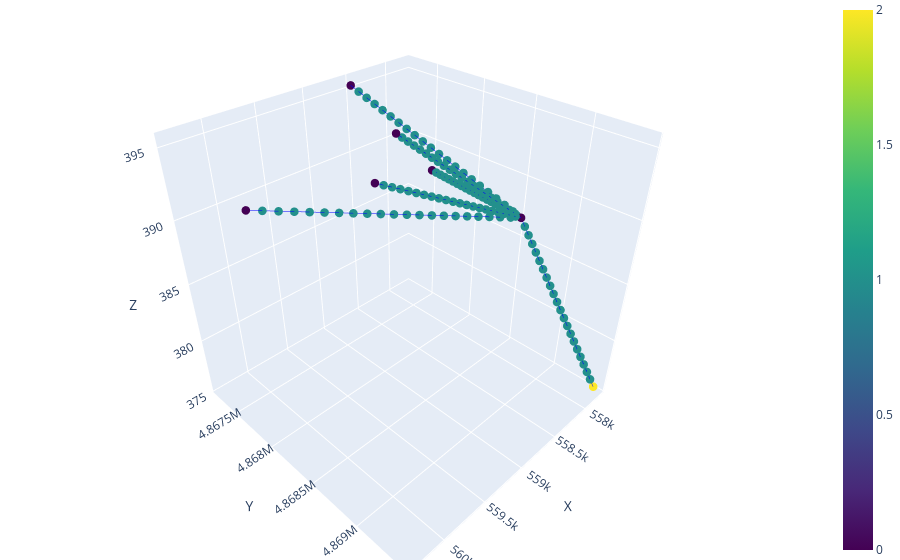

Source (notebook cell):
### Code cell
plot_3D_network(new_nodes, new_edges, node_color='type')

### Figure 1 — Plotly figure (JSON) as saved in the notebook; plotly's stock layout.template omitted (floating-point values rounded to 4 significant figures)
{"data": [{"line": {"color": "blue", "width": 1}, "mode": "lines", "showlegend": false, "type": "scatter3d", "x": [558515, 558491], "y": [4867230, 4867000.0], "z": [395.3, 395.0]}, {"line": {"color": "blue", "width": 1}, "mode": "lines", "showlegend": false, "type": "scatter3d", "x": [558491, 558467], "y": [4867000.0, 4867000.0], "z": [395.0, 394.6]}, {"line": {"color": "blue", "width": 1}, "mode": "lines", "showlegend": false, "type": "scatter3d", "x": [558467, 558443], "y": [4867000.0, 4867000.0], "z": [394.6, 394.3]}, {"line": {"color": "blue", "width": 1}, "mode": "lines", "showlegend": false, "type": "scatter3d", "x": [558443, 558419], "y": [4867000.0, 4868000.0], "z": [394.3, 394.0]}, {"line": {"color": "blue", "width": 1}, "mode": "lines", "showlegend": false, "type": "scatter3d", "x": [558419, 558395], "y": [4868000.0, 4868000.0], "z": [394.0, 393.6]}, {"line": {"color": "blue", "width": 1}, "mode": "lines", "showlegend": false, "type": "scatter3d", "x": [558395, 558371], "y": [4868000.0, 4868000.0], "z": [393.6, 393.3]}, {"line": {"color": "blue", "width": 1}, "mode": "lines", "showlegend": false, "type": "scatter3d", "x": [558371, 558347], "y": [4868000.0, 4868000.0], "z": [393.3, 392.9]}, {"line": {"color": "blue", "width": 1}, "mode": "lines", "showlegend": false, "type": "scatter3d", "x": [558347, 558323], "y": [4868000.0, 4868000.0], "z": [392.9, 392.6]}, {"line": {"color": "blue", "width": 1}, "mode": "lines", "showlegend": false, "type": "scatter3d", "x": [558323, 558299], "y": [4868000.0, 4868000.0], "z": [392.6, 392.3]}, {"line": {"color": "blue", "width": 1}, "mode": "lines", "showlegend": false, "type": "scatter3d", "x": [558299, 558275], "y": [4868000.0, 4868000.0], "z": [392.3, 391.9]}, {"line": {"color": "blue", "width": 1}, "mode": "lines", "showlegend": false, "type": "scatter3d", "x": [558275, 558251], "y": [4868000.0, 4868000.0], "z": [391.9, 391.6]}, {"line": {"color": "blue", "width": 1}, "mode": "lines", "showlegend": false, "type": "scatter3d", "x": [558251, 558227], "y": [4868000.0, 4868000.0], "z": [391.6, 391.2]}, {"line": {"color": "blue", "width": 1}, "mode": "lines", "showlegend": false, "type": "scatter3d", "x": [558227, 558203], "y": [4868000.0, 4868000.0], "z": [391.2, 390.9]}, {"line": {"color": "blue", "width": 1}, "mode": "lines", "showlegend": false, "type": "scatter3d", "x": [558203, 558179], "y": [4868000.0, 4868000.0], "z": [390.9, 390.6]}, {"line": {"color": "blue", "width": 1}, "mode": "lines", "showlegend": false, "type": "scatter3d", "x": [558179, 558155], "y": [4868000.0, 4868000.0], "z": [390.6, 390.2]}, {"line": {"color": "blue", "width": 1}, "mode": "lines", "showlegend": false, "type": "scatter3d", "x": [558155, 558131], "y": [4868000.0, 4868000.0], "z": [390.2, 389.9]}, {"line": {"color": "blue", "width": 1}, "mode": "lines", "showlegend": false, "type": "scatter3d", "x": [558131, 558107], "y": [4868000.0, 4868000.0], "z": [389.9, 389.5]}, {"line": {"color": "blue", "width": 1}, "mode": "lines", "showlegend": false, "type": "scatter3d", "x": [558107, 558083], "y": [4868000.0, 4868000.0], "z": [389.5, 389.2]}, {"line": {"color": "blue", "width": 1}, "mode": "lines", "showlegend": false, "type": "scatter3d", "x": [558083, 558059], "y": [4868000.0, 4869000.0], "z": [389.2, 388.9]}, {"line": {"color": "blue", "width": 1}, "mode": "lines", "showlegend": false, "type": "scatter3d", "x": [558059, 558035], "y": [4869000.0, 4869000.0], "z": [388.9, 388.5]}, {"line": {"color": "blue", "width": 1}, "mode": "lines", "showlegend": false, "type": "scatter3d", "x": [558035, 558011], "y": [4869000.0, 4868669], "z": [388.5, 388.2]}, {"line": {"color": "blue", "width": 1}, "mode": "lines", "showlegend": false, "type": "scatter3d", "x": [559567, 559500.0], "y": [4868494, 4869000.0], "z": [394.7, 394.4]}, {"line": {"color": "blue", "width": 1}, "mode": "lines", "showlegend": false, "type": "scatter3d", "x": [559500.0, 559400.0], "y": [4869000.0, 4869000.0], "z": [394.4, 394.1]}, {"line": {"color": "blue", "width": 1}, "mode": "lines", "showlegend": false, "type": "scatter3d", "x": [559400.0, 559300.0], "y": [4869000.0, 4868519], "z": [394.1, 393.7]}, {"line": {"color": "blue", "width": 1}, "mode": "lines", "showlegend": false, "type": "scatter3d", "x": [559300.0, 559300.0], "y": [4868519, 4869000.0], "z": [393.7, 393.4]}, {"line": {"color": "blue", "width": 1}, "mode": "lines", "showlegend": false, "type": "scatter3d", "x": [559300.0, 559200.0], "y": [4869000.0, 4869000.0], "z": [393.4, 393.1]}, {"line": {"color": "blue", "width": 1}, "mode": "lines", "showlegend": false, "type": "scatter3d", "x": [559200.0, 559100.0], "y": [4869000.0, 4868544], "z": [393.1, 392.8]}, {"line": {"color": "blue", "width": 1}, "mode": "lines", "showlegend": false, "type": "scatter3d", "x": [559100.0, 559000.0], "y": [4868544, 4869000.0], "z": [392.8, 392.5]}, {"line": {"color": "blue", "width": 1}, "mode": "lines", "showlegend": false, "type": "scatter3d", "x": [559000.0, 559000.0], "y": [4869000.0, 4869000.0], "z": [392.5, 392.2]}, {"line": {"color": "blue", "width": 1}, "mode": "lines", "showlegend": false, "type": "scatter3d", "x": [559000.0, 558900.0], "y": [4869000.0, 4868569], "z": [392.2, 391.9]}, {"line": {"color": "blue", "width": 1}, "mode": "lines", "showlegend": false, "type": "scatter3d", "x": [558900.0, 558800.0], "y": [4868569, 4869000.0], "z": [391.9, 391.6]}, {"line": {"color": "blue", "width": 1}, "mode": "lines", "showlegend": false, "type": "scatter3d", "x": [558800.0, 558800.0], "y": [4869000.0, 4869000.0], "z": [391.6, 391.3]}, {"line": {"color": "blue", "width": 1}, "mode": "lines", "showlegend": false, "type": "scatter3d", "x": [558800.0, 558700.0], "y": [4869000.0, 4868594], "z": [391.3, 391.0]}, {"line": {"color": "blue", "width": 1}, "mode": "lines", "showlegend": false, "type": "scatter3d", "x": [558700.0, 558600.0], "y": [4868594, 4869000.0], "z": [391.0, 390.7]}, {"line": {"color": "blue", "width": 1}, "mode": "lines", "showlegend": false, "type": "scatter3d", "x": [558600.0, 558500.0], "y": [4869000.0, 4869000.0], "z": [390.7, 390.4]}, {"line": {"color": "blue", "width": 1}, "mode": "lines", "showlegend": false, "type": "scatter3d", "x": [558500.0, 558500.0], "y": [4869000.0, 4868619], "z": [390.4, 390.0]}, {"line": {"color": "blue", "width": 1}, "mode": "lines", "showlegend": false, "type": "scatter3d", "x": [558500.0, 558400.0], "y": [4868619, 4869000.0], "z": [390.0, 389.7]}, {"line": {"color": "blue", "width": 1}, "mode": "lines", "showlegend": false, "type": "scatter3d", "x": [558400.0, 558300.0], "y": [4869000.0, 4869000.0], "z": [389.7, 389.4]}, {"line": {"color": "blue", "width": 1}, "mode": "lines", "showlegend": false, "type": "scatter3d", "x": [558300.0, 558200.0], "y": [4869000.0, 4868644], "z": [389.4, 389.1]}, {"line": {"color": "blue", "width": 1}, "mode": "lines", "showlegend": false, "type": "scatter3d", "x": [558200.0, 558200.0], "y": [4868644, 4869000.0], "z": [389.1, 388.8]}, {"line": {"color": "blue", "width": 1}, "mode": "lines", "showlegend": false, "type": "scatter3d", "x": [558200.0, 558100.0], "y": [4869000.0, 4869000.0], "z": [388.8, 388.5]}, {"line": {"color": "blue", "width": 1}, "mode": "lines", "showlegend": false, "type": "scatter3d", "x": [558100.0, 558011], "y": [4869000.0, 4868669], "z": [388.5, 388.2]}, {"line": {"color": "blue", "width": 1}, "mode": "lines", "showlegend": false, "type": "scatter3d", "x": [560322, 560200.0], "y": [4868051, 4868000.0], "z": [393.7, 393.4]}, {"line": {"color": "blue", "width": 1}, "mode": "lines", "showlegend": false, "type": "scatter3d", "x": [560200.0, 560100.0], "y": [4868000.0, 4868000.0], "z": [393.4, 393.2]}, {"line": {"color": "blue", "width": 1}, "mode": "lines", "showlegend": false, "type": "scatter3d", "x": [560100.0, 560000.0], "y": [4868000.0, 4868000.0], "z": [393.2, 392.9]}, {"line": {"color": "blue", "width": 1}, "mode": "lines", "showlegend": false, "type": "scatter3d", "x": [560000.0, 559900.0], "y": [4868000.0, 4868000.0], "z": [392.9, 392.7]}, {"line": {"color": "blue", "width": 1}, "mode": "lines", "showlegend": false, "type": "scatter3d", "x": [559900.0, 559800.0], "y": [4868000.0, 4868000.0], "z": [392.7, 392.4]}, {"line": {"color": "blue", "width": 1}, "mode": "lines", "showlegend": false, "type": "scatter3d", "x": [559800.0, 559700.0], "y": [4868000.0, 4868000.0], "z": [392.4, 392.1]}, {"line": {"color": "blue", "width": 1}, "mode": "lines", "showlegend": false, "type": "scatter3d", "x": [559700.0, 559600.0], "y": [4868000.0, 4868257], "z": [392.1, 391.9]}, {"line": {"color": "blue", "width": 1}, "mode": "lines", "showlegend": false, "type": "scatter3d", "x": [559600.0, 559400.0], "y": [4868257, 4868000.0], "z": [391.9, 391.6]}, {"line": {"color": "blue", "width": 1}, "mode": "lines", "showlegend": false, "type": "scatter3d", "x": [559400.0, 559300.0], "y": [4868000.0, 4868000.0], "z": [391.6, 391.3]}, {"line": {"color": "blue", "width": 1}, "mode": "lines", "showlegend": false, "type": "scatter3d", "x": [559300.0, 559200.0], "y": [4868000.0, 4868000.0], "z": [391.3, 391.1]}, {"line": {"color": "blue", "width": 1}, "mode": "lines", "showlegend": false, "type": "scatter3d", "x": [559200.0, 559100.0], "y": [4868000.0, 4868000.0], "z": [391.1, 390.8]}, {"line": {"color": "blue", "width": 1}, "mode": "lines", "showlegend": false, "type": "scatter3d", "x": [559100.0, 559000.0], "y": [4868000.0, 4868000.0], "z": [390.8, 390.6]}, {"line": {"color": "blue", "width": 1}, "mode": "lines", "showlegend": false, "type": "scatter3d", "x": [559000.0, 558900.0], "y": [4868000.0, 4868000.0], "z": [390.6, 390.3]}, {"line": {"color": "blue", "width": 1}, "mode": "lines", "showlegend": false, "type": "scatter3d", "x": [558900.0, 558800.0], "y": [4868000.0, 4868463], "z": [390.3, 390.0]}, {"line": {"color": "blue", "width": 1}, "mode": "lines", "showlegend": false, "type": "scatter3d", "x": [558800.0, 558700.0], "y": [4868463, 4868000.0], "z": [390.0, 389.8]}, {"line": {"color": "blue", "width": 1}, "mode": "lines", "showlegend": false, "type": "scatter3d", "x": [558700.0, 558600.0], "y": [4868000.0, 4869000.0], "z": [389.8, 389.5]}, {"line": {"color": "blue", "width": 1}, "mode": "lines", "showlegend": false, "type": "scatter3d", "x": [558600.0, 558500.0], "y": [4869000.0, 4869000.0], "z": [389.5, 389.2]}, {"line": {"color": "blue", "width": 1}, "mode": "lines", "showlegend": false, "type": "scatter3d", "x": [558500.0, 558300.0], "y": [4869000.0, 4869000.0], "z": [389.2, 389.0]}, {"line": {"color": "blue", "width": 1}, "mode": "lines", "showlegend": false, "type": "scatter3d", "x": [558300.0, 558200.0], "y": [4869000.0, 4869000.0], "z": [389.0, 388.7]}, {"line": {"color": "blue", "width": 1}, "mode": "lines", "showlegend": false, "type": "scatter3d", "x": [558200.0, 558100.0], "y": [4869000.0, 4869000.0], "z": [388.7, 388.5]}, {"line": {"color": "blue", "width": 1}, "mode": "lines", "showlegend": false, "type": "scatter3d", "x": [558100.0, 558011], "y": [4869000.0, 4868669], "z": [388.5, 388.2]}, {"line": {"color": "blue", "width": 1}, "mode": "lines", "showlegend": false, "type": "scatter3d", "x": [558522, 558500.0], "y": [4867747, 4868000.0], "z": [393.1, 392.9]}, {"line": {"color": "blue", "width": 1}, "mode": "lines", "showlegend": false, "type": "scatter3d", "x": [558500.0, 558500.0], "y": [4868000.0, 4868000.0], "z": [392.9, 392.6]}, {"line": {"color": "blue", "width": 1}, "mode": "lines", "showlegend": false, "type": "scatter3d", "x": [558500.0, 558449], "y": [4868000.0, 4868000.0], "z": [392.6, 392.4]}, {"line": {"color": "blue", "width": 1}, "mode": "lines", "showlegend": false, "type": "scatter3d", "x": [558449, 558400.0], "y": [4868000.0, 4868000.0], "z": [392.4, 392.2]}, {"line": {"color": "blue", "width": 1}, "mode": "lines", "showlegend": false, "type": "scatter3d", "x": [558400.0, 558400.0], "y": [4868000.0, 4868000.0], "z": [392.2, 391.9]}, {"line": {"color": "blue", "width": 1}, "mode": "lines", "showlegend": false, "type": "scatter3d", "x": [558400.0, 558376], "y": [4868000.0, 4868000.0], "z": [391.9, 391.7]}, {"line": {"color": "blue", "width": 1}, "mode": "lines", "showlegend": false, "type": "scatter3d", "x": [558376, 558400.0], "y": [4868000.0, 4868000.0], "z": [391.7, 391.5]}, {"line": {"color": "blue", "width": 1}, "mode": "lines", "showlegend": false, "type": "scatter3d", "x": [558400.0, 558300.0], "y": [4868000.0, 4868000.0], "z": [391.5, 391.2]}, {"line": {"color": "blue", "width": 1}, "mode": "lines", "showlegend": false, "type": "scatter3d", "x": [558300.0, 558303], "y": [4868000.0, 4868000.0], "z": [391.2, 391.0]}, {"line": {"color": "blue", "width": 1}, "mode": "lines", "showlegend": false, "type": "scatter3d", "x": [558303, 558300.0], "y": [4868000.0, 4868000.0], "z": [391.0, 390.8]}, {"line": {"color": "blue", "width": 1}, "mode": "lines", "showlegend": false, "type": "scatter3d", "x": [558300.0, 558300.0], "y": [4868000.0, 4868000.0], "z": [390.8, 390.5]}, {"line": {"color": "blue", "width": 1}, "mode": "lines", "showlegend": false, "type": "scatter3d", "x": [558300.0, 558230], "y": [4868000.0, 4868000.0], "z": [390.5, 390.3]}, {"line": {"color": "blue", "width": 1}, "mode": "lines", "showlegend": false, "type": "scatter3d", "x": [558230, 558200.0], "y": [4868000.0, 4868000.0], "z": [390.3, 390.1]}, {"line": {"color": "blue", "width": 1}, "mode": "lines", "showlegend": false, "type": "scatter3d", "x": [558200.0, 558200.0], "y": [4868000.0, 4868000.0], "z": [390.1, 389.8]}, {"line": {"color": "blue", "width": 1}, "mode": "lines", "showlegend": false, "type": "scatter3d", "x": [558200.0, 558157], "y": [4868000.0, 4868000.0], "z": [389.8, 389.6]}, {"line": {"color": "blue", "width": 1}, "mode": "lines", "showlegend": false, "type": "scatter3d", "x": [558157, 558100.0], "y": [4868000.0, 4868000.0], "z": [389.6, 389.4]}, {"line": {"color": "blue", "width": 1}, "mode": "lines", "showlegend": false, "type": "scatter3d", "x": [558100.0, 558100.0], "y": [4868000.0, 4868000.0], "z": [389.4, 389.1]}, {"line": {"color": "blue", "width": 1}, "mode": "lines", "showlegend": false, "type": "scatter3d", "x": [558100.0, 558084], "y": [4868000.0, 4869000.0], "z": [389.1, 388.9]}, {"line": {"color": "blue", "width": 1}, "mode": "lines", "showlegend": false, "type": "scatter3d", "x": [558084, 558100.0], "y": [4869000.0, 4869000.0], "z": [388.9, 388.7]}, {"line": {"color": "blue", "width": 1}, "mode": "lines", "showlegend": false, "type": "scatter3d", "x": [558100.0, 558000.0], "y": [4869000.0, 4869000.0], "z": [388.7, 388.4]}, {"line": {"color": "blue", "width": 1}, "mode": "lines", "showlegend": false, "type": "scatter3d", "x": [558000.0, 558011], "y": [4869000.0, 4868669], "z": [388.4, 388.2]}, {"line": {"color": "blue", "width": 1}, "mode": "lines", "showlegend": false, "type": "scatter3d", "x": [558345, 558300.0], "y": [4867990, 4868000.0], "z": [390.6, 390.5]}, {"line": {"color": "blue", "width": 1}, "mode": "lines", "showlegend": false, "type": "scatter3d", "x": [558300.0, 558300.0], "y": [4868000.0, 4868000.0], "z": [390.5, 390.4]}, {"line": {"color": "blue", "width": 1}, "mode": "lines", "showlegend": false, "type": "scatter3d", "x": [558300.0, 558300.0], "y": [4868000.0, 4868087], "z": [390.4, 390.3]}, {"line": {"color": "blue", "width": 1}, "mode": "lines", "showlegend": false, "type": "scatter3d", "x": [558300.0, 558300.0], "y": [4868087, 4868000.0], "z": [390.3, 390.1]}, {"line": {"color": "blue", "width": 1}, "mode": "lines", "showlegend": false, "type": "scatter3d", "x": [558300.0, 558300.0], "y": [4868000.0, 4868000.0], "z": [390.1, 390.0]}, {"line": {"color": "blue", "width": 1}, "mode": "lines", "showlegend": false, "type": "scatter3d", "x": [558300.0, 558200.0], "y": [4868000.0, 4868184], "z": [390.0, 389.9]}, {"line": {"color": "blue", "width": 1}, "mode": "lines", "showlegend": false, "type": "scatter3d", "x": [558200.0, 558200.0], "y": [4868184, 4868000.0], "z": [389.9, 389.8]}, {"line": {"color": "blue", "width": 1}, "mode": "lines", "showlegend": false, "type": "scatter3d", "x": [558200.0, 558200.0], "y": [4868000.0, 4868000.0], "z": [389.8, 389.7]}, {"line": {"color": "blue", "width": 1}, "mode": "lines", "showlegend": false, "type": "scatter3d", "x": [558200.0, 558200.0], "y": [4868000.0, 4868281], "z": [389.7, 389.6]}, {"line": {"color": "blue", "width": 1}, "mode": "lines", "showlegend": false, "type": "scatter3d", "x": [558200.0, 558200.0], "y": [4868281, 4868000.0], "z": [389.6, 389.5]}, {"line": {"color": "blue", "width": 1}, "mode": "lines", "showlegend": false, "type": "scatter3d", "x": [558200.0, 558200.0], "y": [4868000.0, 4868000.0], "z": [389.5, 389.3]}, {"line": {"color": "blue", "width": 1}, "mode": "lines", "showlegend": false, "type": "scatter3d", "x": [558200.0, 558200.0], "y": [4868000.0, 4868378], "z": [389.3, 389.2]}, {"line": {"color": "blue", "width": 1}, "mode": "lines", "showlegend": false, "type": "scatter3d", "x": [558200.0, 558100.0], "y": [4868378, 4868000.0], "z": [389.2, 389.1]}, {"line": {"color": "blue", "width": 1}, "mode": "lines", "showlegend": false, "type": "scatter3d", "x": [558100.0, 558100.0], "y": [4868000.0, 4868000.0], "z": [389.1, 389.0]}, {"line": {"color": "blue", "width": 1}, "mode": "lines", "showlegend": false, "type": "scatter3d", "x": [558100.0, 558100.0], "y": [4868000.0, 4868475], "z": [389.0, 388.9]}, {"line": {"color": "blue", "width": 1}, "mode": "lines", "showlegend": false, "type": "scatter3d", "x": [558100.0, 558100.0], "y": [4868475, 4869000.0], "z": [388.9, 388.8]}, {"line": {"color": "blue", "width": 1}, "mode": "lines", "showlegend": false, "type": "scatter3d", "x": [558100.0, 558100.0], "y": [4869000.0, 4869000.0], "z": [388.8, 388.6]}, {"line": {"color": "blue", "width": 1}, "mode": "lines", "showlegend": false, "type": "scatter3d", "x": [558100.0, 558100.0], "y": [4869000.0, 4868572], "z": [388.6, 388.5]}, {"line": {"color": "blue", "width": 1}, "mode": "lines", "showlegend": false, "type": "scatter3d", "x": [558100.0, 558000.0], "y": [4868572, 4869000.0], "z": [388.5, 388.4]}, {"line": {"color": "blue", "width": 1}, "mode": "lines", "showlegend": false, "type": "scatter3d", "x": [558000.0, 558000.0], "y": [4869000.0, 4869000.0], "z": [388.4, 388.3]}, {"line": {"color": "blue", "width": 1}, "mode": "lines", "showlegend": false, "type": "scatter3d", "x": [558000.0, 558011], "y": [4869000.0, 4868669], "z": [388.3, 388.2]}, {"line": {"color": "blue", "width": 1}, "mode": "lines", "showlegend": false, "type": "scatter3d", "x": [558011, 558000.0], "y": [4868669, 4869000.0], "z": [388.2, 387.6]}, {"line": {"color": "blue", "width": 1}, "mode": "lines", "showlegend": false, "type": "scatter3d", "x": [558000.0, 558000.0], "y": [4869000.0, 4869000.0], "z": [387.6, 387.0]}, {"line": {"color": "blue", "width": 1}, "mode": "lines", "showlegend": false, "type": "scatter3d", "x": [558000.0, 558000.0], "y": [4869000.0, 4869000.0], "z": [387.0, 386.4]}, {"line": {"color": "blue", "width": 1}, "mode": "lines", "showlegend": false, "type": "scatter3d", "x": [558000.0, 558000.0], "y": [4869000.0, 4869000.0], "z": [386.4, 385.8]}, {"line": {"color": "blue", "width": 1}, "mode": "lines", "showlegend": false, "type": "scatter3d", "x": [558000.0, 558000.0], "y": [4869000.0, 4869000.0], "z": [385.8, 385.2]}, {"line": {"color": "blue", "width": 1}, "mode": "lines", "showlegend": false, "type": "scatter3d", "x": [558000.0, 557900.0], "y": [4869000.0, 4869000.0], "z": [385.2, 384.6]}, {"line": {"color": "blue", "width": 1}, "mode": "lines", "showlegend": false, "type": "scatter3d", "x": [557900.0, 557900.0], "y": [4869000.0, 4869000.0], "z": [384.6, 383.9]}, {"line": {"color": "blue", "width": 1}, "mode": "lines", "showlegend": false, "type": "scatter3d", "x": [557900.0, 557900.0], "y": [4869000.0, 4869000.0], "z": [383.9, 383.3]}, {"line": {"color": "blue", "width": 1}, "mode": "lines", "showlegend": false, "type": "scatter3d", "x": [557900.0, 557900.0], "y": [4869000.0, 4869000.0], "z": [383.3, 382.7]}, {"line": {"color": "blue", "width": 1}, "mode": "lines", "showlegend": false, "type": "scatter3d", "x": [557900.0, 557900.0], "y": [4869000.0, 4869000.0], "z": [382.7, 382.1]}, {"line": {"color": "blue", "width": 1}, "mode": "lines", "showlegend": false, "type": "scatter3d", "x": [557900.0, 557900.0], "y": [4869000.0, 4869000.0], "z": [382.1, 381.5]}, {"line": {"color": "blue", "width": 1}, "mode": "lines", "showlegend": false, "type": "scatter3d", "x": [557900.0, 557900.0], "y": [4869000.0, 4869000.0], "z": [381.5, 380.9]}, {"line": {"color": "blue", "width": 1}, "mode": "lines", "showlegend": false, "type": "scatter3d", "x": [557900.0, 557900.0], "y": [4869000.0, 4869000.0], "z": [380.9, 380.3]}, {"line": {"color": "blue", "width": 1}, "mode": "lines", "showlegend": false, "type": "scatter3d", "x": [557900.0, 557800.0], "y": [4869000.0, 4869000.0], "z": [380.3, 379.7]}, {"line": {"color": "blue", "width": 1}, "mode": "lines", "showlegend": false, "type": "scatter3d", "x": [557800.0, 557800.0], "y": [4869000.0, 4869000.0], "z": [379.7, 379.1]}, {"line": {"color": "blue", "width": 1}, "mode": "lines", "showlegend": false, "type": "scatter3d", "x": [557800.0, 557800.0], "y": [4869000.0, 4869000.0], "z": [379.1, 378.5]}, {"line": {"color": "blue", "width": 1}, "mode": "lines", "showlegend": false, "type": "scatter3d", "x": [557800.0, 557800.0], "y": [4869000.0, 4869000.0], "z": [378.5, 377.9]}, {"line": {"color": "blue", "width": 1}, "mode": "lines", "showlegend": false, "type": "scatter3d", "x": [557800.0, 557800.0], "y": [4869000.0, 4869000.0], "z": [377.9, 377.3]}, {"line": {"color": "blue", "width": 1}, "mode": "lines", "showlegend": false, "type": "scatter3d", "x": [557800.0, 557800.0], "y": [4869000.0, 4869000.0], "z": [377.3, 376.7]}, {"line": {"color": "blue", "width": 1}, "mode": "lines", "showlegend": false, "type": "scatter3d", "x": [557800.0, 557800.0], "y": [4869000.0, 4869000.0], "z": [376.7, 376.1]}, {"line": {"color": "blue", "width": 1}, "mode": "lines", "showlegend": false, "type": "scatter3d", "x": [557800.0, 557800.0], "y": [4869000.0, 4869436], "z": [376.1, 375.5]}, {"marker": {"color": [0, 0, 0, 0, 0, 0, 2, 1, 1, 1, 1, 1, 1, 1, 1, 1, 1, 1, 1, 1, 1, 1, 1, 1, 1, 1, 1, 1, 1, 1, 1, 1, 1, 1, 1, 1, 1, 1, 1, 1, 1, 1, 1, 1, 1, 1, 1, 1, 1, 1, 1, 1, 1, 1, 1, 1, 1, 1, 1, 1, 1, 1, 1, 1, 1, 1, 1, 1, 1, 1, 1, 1, 1, 1, 1, 1, 1, 1, 1, 1, 1, 1, 1, 1, 1, 1, 1, 1, 1, 1, 1, 1, 1, 1, 1, 1, 1, 1, 1, 1, 1, 1, 1, 1, 1, 1, 1, 1, 1, 1, 1, 1, 1, 1, 1, 1, 1, 1, 1, 1, 1, 1, 1, 1, 1, 1, 1], "colorscale": [[0, "#440154"], [0.1111, "#482878"], [0.2222, "#3e4989"], [0.3333, "#31688e"], [0.4444, "#26828e"], [0.5556, "#1f9e89"], [0.6667, "#35b779"], [0.7778, "#6ece58"], [0.8889, "#b5de2b"], [1, "#fde725"]], "showscale": true, "size": 5}, "mode": "markers", "showlegend": false, "type": "scatter3d", "x": [558515, 559567, 560322, 558522, 558345, 558011, 557800.0, 558491, 558467, 558443, 558419, 558395, 558371, 558347, 558323, 558299, 558275, 558251, 558227, 558203, 558179, 558155, 558131, 558107, 558083, 558059, 558035, 559500.0, 559400.0, 559300.0, 559300.0, 559200.0, 559100.0, 559000.0, 559000.0, 558900.0, 558800.0, 558800.0, 558700.0, 558600.0, 558500.0, 558500.0, 558400.0, 558300.0, 558200.0, 558200.0, 558100.0, 560200.0, 560100.0, 560000.0, 559900.0, 559800.0, 559700.0, 559600.0, 559400.0, 559300.0, 559200.0, 559100.0, 559000.0, 558900.0, 558800.0, 558700.0, 558600.0, 558500.0, 558300.0, 558200.0, 558100.0, 558500.0, 558500.0, 558449, 558400.0, 558400.0, 558376, 558400.0, 558300.0, 558303, 558300.0, 558300.0, 558230, 558200.0, 558200.0, 558157, 558100.0, 558100.0, 558084, 558100.0, 558000.0, 558300.0, 558300.0, 558300.0, 558300.0, 558300.0, 558200.0, 558200.0, 558200.0, 558200.0, 558200.0, 558200.0, 558200.0, 558100.0, 558100.0, 558100.0, 558100.0, 558100.0, 558100.0, 558000.0, 558000.0, 558000.0, 558000.0, 558000.0, 558000.0, 558000.0, 557900.0, 557900.0, 557900.0, 557900.0, 557900.0, 557900.0, 557900.0, 557900.0, 557800.0, 557800.0, 557800.0, 557800.0, 557800.0, 557800.0, 557800.0], "y": [4867230, 4868494, 4868051, 4867747, 4867990, 4868669, 4869436, 4867000.0, 4867000.0, 4867000.0, 4868000.0, 4868000.0, 4868000.0, 4868000.0, 4868000.0, 4868000.0, 4868000.0, 4868000.0, 4868000.0, 4868000.0, 4868000.0, 4868000.0, 4868000.0, 4868000.0, 4868000.0, 4869000.0, 4869000.0, 4869000.0, 4869000.0, 4868519, 4869000.0, 4869000.0, 4868544, 4869000.0, 4869000.0, 4868569, 4869000.0, 4869000.0, 4868594, 4869000.0, 4869000.0, 4868619, 4869000.0, 4869000.0, 4868644, 4869000.0, 4869000.0, 4868000.0, 4868000.0, 4868000.0, 4868000.0, 4868000.0, 4868000.0, 4868257, 4868000.0, 4868000.0, 4868000.0, 4868000.0, 4868000.0, 4868000.0, 4868463, 4868000.0, 4869000.0, 4869000.0, 4869000.0, 4869000.0, 4869000.0, 4868000.0, 4868000.0, 4868000.0, 4868000.0, 4868000.0, 4868000.0, 4868000.0, 4868000.0, 4868000.0, 4868000.0, 4868000.0, 4868000.0, 4868000.0, 4868000.0, 4868000.0, 4868000.0, 4868000.0, 4869000.0, 4869000.0, 4869000.0, 4868000.0, 4868000.0, 4868087, 4868000.0, 4868000.0, 4868184, 4868000.0, 4868000.0, 4868281, 4868000.0, 4868000.0, 4868378, 4868000.0, 4868000.0, 4868475, 4869000.0, 4869000.0, 4868572, 4869000.0, 4869000.0, 4869000.0, 4869000.0, 4869000.0, 4869000.0, 4869000.0, 4869000.0, 4869000.0, 4869000.0, 4869000.0, 4869000.0, 4869000.0, 4869000.0, 4869000.0, 4869000.0, 4869000.0, 4869000.0, 4869000.0, 4869000.0, 4869000.0, 4869000.0], "z": [395.3, 394.7, 393.7, 393.1, 390.6, 388.2, 375.5, 395.0, 394.6, 394.3, 394.0, 393.6, 393.3, 392.9, 392.6, 392.3, 391.9, 391.6, 391.2, 390.9, 390.6, 390.2, 389.9, 389.5, 389.2, 388.9, 388.5, 394.4, 394.1, 393.7, 393.4, 393.1, 392.8, 392.5, 392.2, 391.9, 391.6, 391.3, 391.0, 390.7, 390.4, 390.0, 389.7, 389.4, 389.1, 388.8, 388.5, 393.4, 393.2, 392.9, 392.7, 392.4, 392.1, 391.9, 391.6, 391.3, 391.1, 390.8, 390.6, 390.3, 390.0, 389.8, 389.5, 389.2, 389.0, 388.7, 388.5, 392.9, 392.6, 392.4, 392.2, 391.9, 391.7, 391.5, 391.2, 391.0, 390.8, 390.5, 390.3, 390.1, 389.8, 389.6, 389.4, 389.1, 388.9, 388.7, 388.4, 390.5, 390.4, 390.3, 390.1, 390.0, 389.9, 389.8, 389.7, 389.6, 389.5, 389.3, 389.2, 389.1, 389.0, 388.9, 388.8, 388.6, 388.5, 388.4, 388.3, 387.6, 387.0, 386.4, 385.8, 385.2, 384.6, 383.9, 383.3, 382.7, 382.1, 381.5, 380.9, 380.3, 379.7, 379.1, 378.5, 377.9, 377.3, 376.7, 376.1]}], "layout": {"margin": {"b": 0, "l": 0, "r": 0, "t": 0}, "scene": {"xaxis": {"title": {"text": "X"}}, "yaxis": {"title": {"text": "Y"}}, "zaxis": {"title": {"text": "Z"}}}}}
